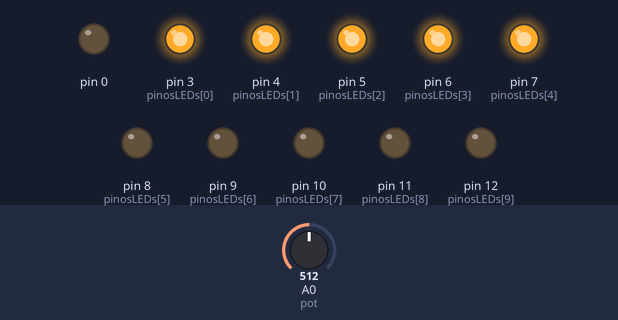
Bench run of a sketch on a simulated Arduino Uno, built with avr-gcc and run on an emulated ATmega328P. Shown: output pins drawn as LEDs (lit = HIGH). Inputs (shaded band) come from the test bench; at power-on: A0 (pot) = 512.

Above: at 1.2 s.
1.3 s: A0 (pot) set to 598
2.8 s: A0 (pot) set to 621
At 3.6 s:
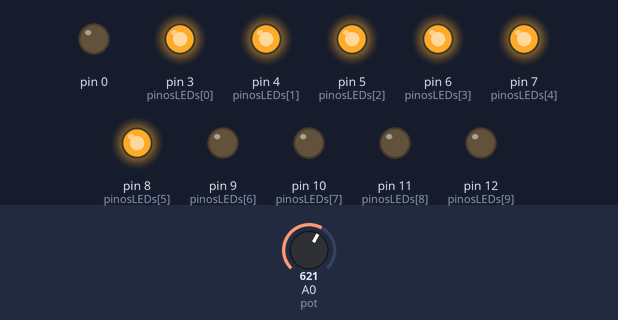
4.3 s: A0 (pot) set to 511
At 4.8 s:
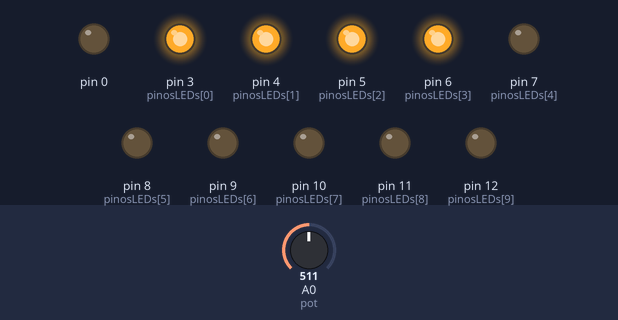
5.8 s: A0 (pot) set to 419
7.3 s: A0 (pot) set to 400
At 8.3 s:
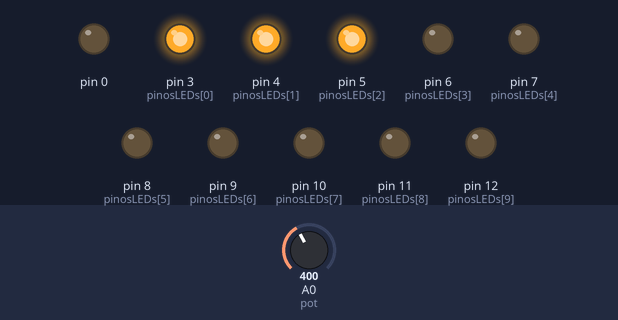
8.8 s: A0 (pot) set to 716
At 9.4 s:
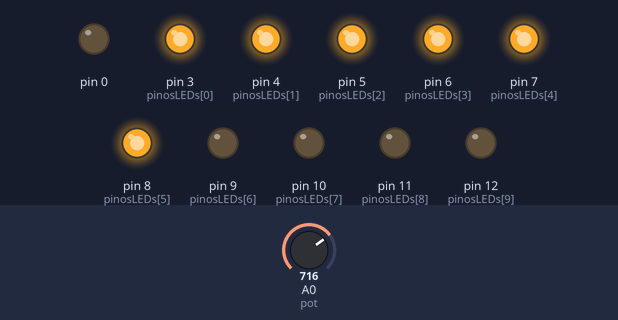
Timing chart, 0 to 11.3 s (numbered marks = the images above; inputs shaded):
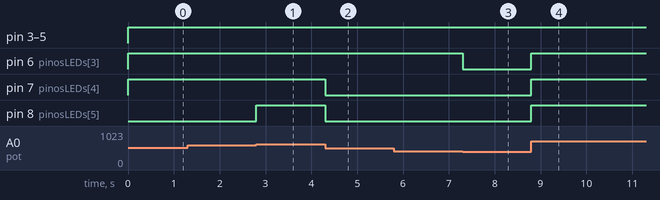

Measured:
- the behaviour switches between 613 and 614 on A0 (pot) (found by bisection; images 0 and 1)
- the behaviour switches between 410 and 409 on A0 (pot) (found by bisection; images 2 and 3)
- after the input at 1.3 s, every drawn part: stays the same
- after the input at 2.8 s, pin 8 (pinosLEDs[5]): LOW → HIGH at once
- after the input at 4.3 s, pin 7 (pinosLEDs[4]), pin 8 (pinosLEDs[5]): HIGH → LOW at once
- after the input at 5.8 s, every drawn part: stays the same
- after the input at 7.3 s, pin 6 (pinosLEDs[3]): HIGH → LOW at once
- after the input at 8.8 s, pin 6 (pinosLEDs[3]), pin 7 (pinosLEDs[4]), pin 8 (pinosLEDs[5]): LOW → HIGH at once

The sketch:

display_led_grafica_e_potenciometro.ino
```cpp
const int LEDs = 10;
const int pinosLEDs[] = {3,4,5,6,7,8,9,10,11,12};
const int pot = A0;
int potenciometro = 0;
int barraleds = 0;
void setup() {
  for (int i=0; i<=LEDs; i++) {
    pinMode(pinosLEDs[i], OUTPUT);
  }
}
void loop() {
  potenciometro = analogRead(pot);
  barraleds = map(potenciometro,0,1023,0,10);
  for (int i=0; i<LEDs; i++) {
    if (i < barraleds) {
      digitalWrite(pinosLEDs[i], HIGH);
    }
    else {
      digitalWrite(pinosLEDs[i],LOW);
    }
  }
}
```
